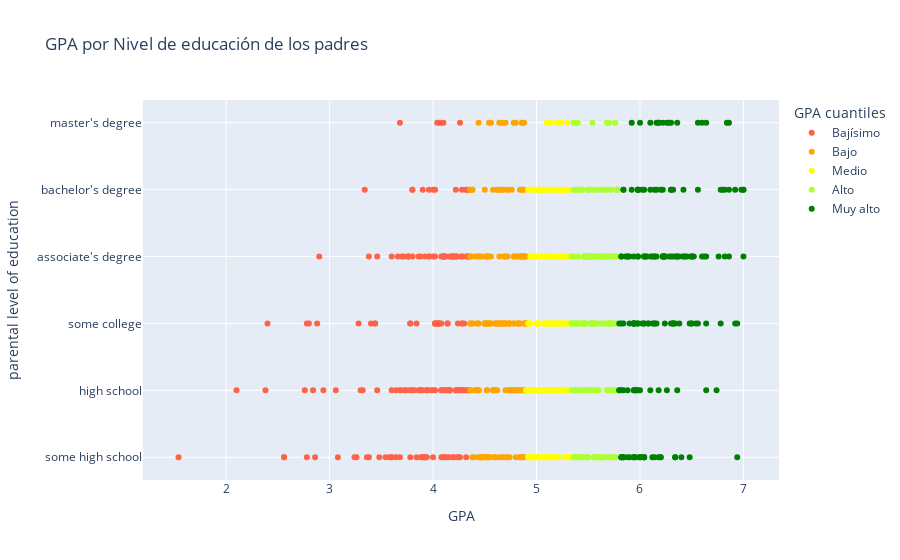

The code cell stored with this chart in its notebook:
### Code cell
# Código de gráfico del amigo ChatGPT
fig = px.scatter(
    df_grades.sort_values(by="GPA"),
    x="GPA",
    y="parental level of education",
    hover_data=["gender"],
    color="GPA cuantiles",
    title="GPA por Nivel de educación de los padres",
    color_discrete_sequence=["tomato", "orange", "yellow", "greenyellow", "green"]
)

fig

### Figure 1 — Plotly figure (JSON) as saved in the notebook; plotly's stock layout.template omitted (floating-point values rounded to 4 significant figures; data arrays with more than 128 entries replaced by an {"elided": "..."} marker saying what was removed)
{"data": [{"customdata": {"elided": "176x1 str values"}, "hovertemplate": "GPA cuantiles=Bajísimo<br>GPA=%{x}<br>parental level of education=%{y}<br>gender=%{customdata[0]}<extra></extra>", "legendgroup": "Bajísimo", "marker": {"color": "tomato", "symbol": "circle"}, "mode": "markers", "name": "Bajísimo", "orientation": "h", "showlegend": true, "type": "scatter", "x": {"elided": "176 float values"}, "xaxis": "x", "y": {"elided": "176 str values"}, "yaxis": "y"}, {"customdata": {"elided": "175x1 str values"}, "hovertemplate": "GPA cuantiles=Bajo<br>GPA=%{x}<br>parental level of education=%{y}<br>gender=%{customdata[0]}<extra></extra>", "legendgroup": "Bajo", "marker": {"color": "orange", "symbol": "circle"}, "mode": "markers", "name": "Bajo", "orientation": "h", "showlegend": true, "type": "scatter", "x": {"elided": "175 float values"}, "xaxis": "x", "y": {"elided": "175 str values"}, "yaxis": "y"}, {"customdata": {"elided": "180x1 str values"}, "hovertemplate": "GPA cuantiles=Medio<br>GPA=%{x}<br>parental level of education=%{y}<br>gender=%{customdata[0]}<extra></extra>", "legendgroup": "Medio", "marker": {"color": "yellow", "symbol": "circle"}, "mode": "markers", "name": "Medio", "orientation": "h", "showlegend": true, "type": "scatter", "x": {"elided": "180 float values"}, "xaxis": "x", "y": {"elided": "180 str values"}, "yaxis": "y"}, {"customdata": {"elided": "172x1 str values"}, "hovertemplate": "GPA cuantiles=Alto<br>GPA=%{x}<br>parental level of education=%{y}<br>gender=%{customdata[0]}<extra></extra>", "legendgroup": "Alto", "marker": {"color": "greenyellow", "symbol": "circle"}, "mode": "markers", "name": "Alto", "orientation": "h", "showlegend": true, "type": "scatter", "x": {"elided": "172 float values"}, "xaxis": "x", "y": {"elided": "172 str values"}, "yaxis": "y"}, {"customdata": {"elided": "172x1 str values"}, "hovertemplate": "GPA cuantiles=Muy alto<br>GPA=%{x}<br>parental level of education=%{y}<br>gender=%{customdata[0]}<extra></extra>", "legendgroup": "Muy alto", "marker": {"color": "green", "symbol": "circle"}, "mode": "markers", "name": "Muy alto", "orientation": "h", "showlegend": true, "type": "scatter", "x": {"elided": "172 float values"}, "xaxis": "x", "y": {"elided": "172 str values"}, "yaxis": "y"}], "layout": {"legend": {"title": {"text": "GPA cuantiles"}, "tracegroupgap": 0}, "title": {"text": "GPA por Nivel de educación de los padres"}, "xaxis": {"anchor": "y", "domain": [0, 1], "title": {"text": "GPA"}}, "yaxis": {"anchor": "x", "domain": [0, 1], "title": {"text": "parental level of education"}}}}
